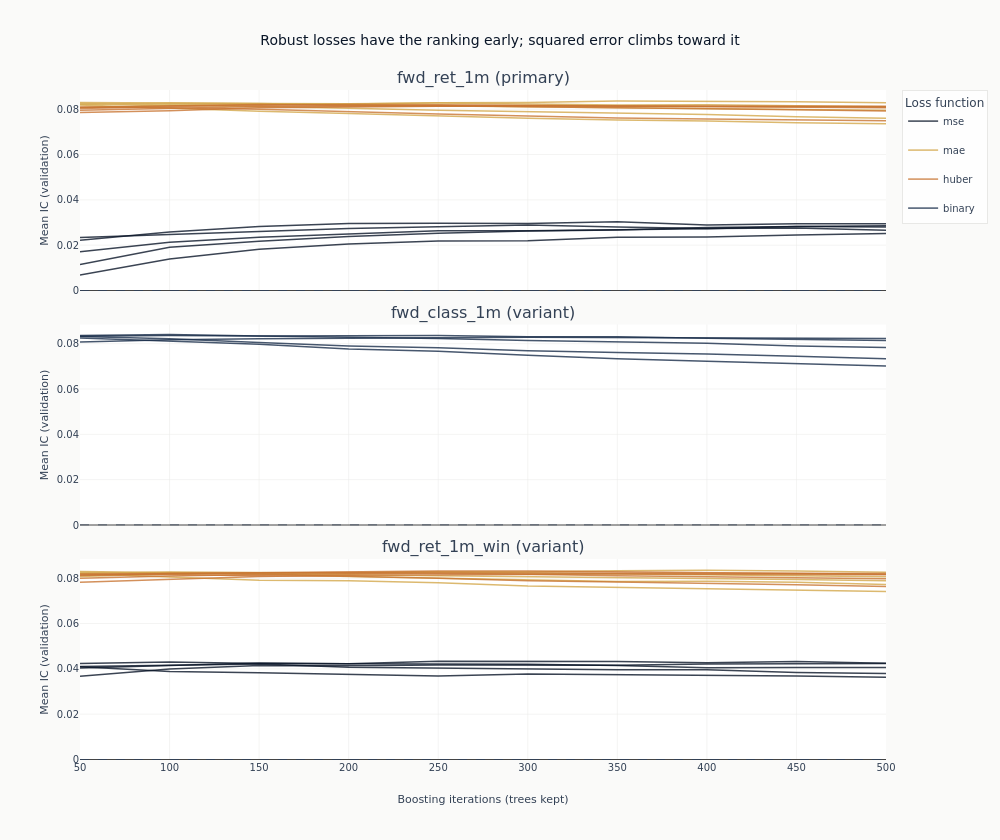

The code cell stored with this chart in its notebook:
### Markdown cell above
### What more trees do

Each line traces one configuration's out-of-sample IC as trees are added to it, inside its own
target's panel. This is the figure the checkpoint dimension exists to produce, and it separates
two things a single end-of-training number cannot.

A line that rises and then flattens has learned what it is going to learn; a line still climbing
at the last checkpoint has not converged at the declared training length, and its final number
is a lower bound rather than a level. The colour is the loss function, which is the axis with a
mechanism behind it.

### Code cell
curves = catalog.filter("full_coverage").sort("label", "config_name", "checkpoint_value")
objectives = {
    "mse": COLORS["blue"],
    "mae": COLORS["amber"],
    "huber": COLORS["copper"],
    "binary": COLORS["slate"],
}


def objective_of(name: str) -> str:
    """Read the loss function out of a declared configuration name.

    Raising on an unrecognised name rather than defaulting is the point. The classification
    target declares `*_binary` configurations, and a default of `mse` would draw them in the
    squared-error colour under a legend saying the colour is the loss function.
    """
    match = next((key for key in objectives if name.endswith(key)), None)
    if match is None:
        raise ValueError(f"{name!r} does not end in a declared objective: {sorted(objectives)}")
    return match


# `shared_yaxes` matches axes across columns, so with one column it does nothing and each
# panel would be rescaled to fill itself. Matching every row to the first is what puts the
# targets on one vertical scale, which is what stacking them is for.
fig_curves = make_subplots(
    rows=len(panel_labels),
    cols=1,
    shared_xaxes=True,
    vertical_spacing=0.05,
    subplot_titles=[
        f"{label} ({'primary' if label == primary else 'variant'})" for label in panel_labels
    ],
)
drawn_objectives: set[str] = set()
for row, label in enumerate(panel_labels, start=1):
    panel = curves.filter(pl.col("label") == label)
    for objective, color in objectives.items():
        members = [
            name
            for name in panel.get_column("config_name").unique(maintain_order=True)
            if objective_of(name) == objective
        ]
        for config_name in members:
            series = panel.filter(pl.col("config_name") == config_name)
            fig_curves.add_trace(
                go.Scatter(
                    x=series.get_column("checkpoint_value").to_list(),
                    y=series.get_column("ic_mean").to_list(),
                    mode="lines",
                    name=objective,
                    legendgroup=objective,
                    # One legend entry per loss function, not per configuration: the colour is
                    # the claim, and thirty-five named lines would bury it.
                    showlegend=objective not in drawn_objectives,
                    line=dict(color=color, width=1.5),
                    opacity=0.8,
                ),
                row=row,
                col=1,
            )
            drawn_objectives.add(objective)
    fig_curves.add_hline(
        y=0, line_width=1, line_dash="dash", line_color=COLORS["neutral"], row=row, col=1
    )
    fig_curves.update_yaxes(title_text="Mean IC (validation)", row=row, col=1)
    if row > 1:
        fig_curves.update_yaxes(matches="y", row=row, col=1)
fig_curves.update_xaxes(title_text="Boosting iterations (trees kept)", row=len(panel_labels), col=1)
fig_curves.update_layout(
    title="Robust losses have the ranking early; squared error climbs toward it",
    height=280 * len(panel_labels),
    width=1000,
    margin=dict(t=90),
    legend=dict(title_text="Loss function"),
)
# How many configurations are still climbing at the last checkpoint is a fact about the frame, so
# the alt text reads it rather than asserting a shape the next run may not reproduce.
climbing = (
    curves.group_by("label", "config_name")
    .agg(
        first_ic=pl.col("ic_mean").sort_by("checkpoint_value").first(),
        last_ic=pl.col("ic_mean").sort_by("checkpoint_value").last(),
        peak_checkpoint=pl.col("checkpoint_value").sort_by("ic_mean", descending=True).first(),
        last_checkpoint=pl.col("checkpoint_value").max(),
    )
    .with_columns(
        gain=pl.col("last_ic") - pl.col("first_ic"),
        peaks_at_the_end=pl.col("peak_checkpoint") == pl.col("last_checkpoint"),
    )
)
climb_text = "; ".join(
    f"{row['label']}: {row['at_end']} of {row['total']}"
    for row in climbing.group_by("label")
    .agg(total=pl.len(), at_end=pl.col("peaks_at_the_end").sum())
    .sort("label")
    .iter_rows(named=True)
)
show_plotly_with_alt(
    fig_curves,
    "Line charts of mean validation information coefficient against boosting iteration, one line "
    "per configuration, coloured by loss function: dark navy for squared error, gold for absolute "
    "error, copper for Huber, slate for the binary objective the classification target declares. "
    "One panel per label on one shared pair of axes, each with a dashed zero line. Counted from "
    "the "
    f"frame, the configurations whose highest point is their last checkpoint are {climb_text}. "
    "The gold and copper lines sit above the navy ones in both regression panels.",
)

### Figure 1 — Plotly figure (JSON) as saved in the notebook; plotly's stock layout.template omitted (floating-point values rounded to 4 significant figures)
{"data": [{"legendgroup": "mse", "line": {"color": "#0a1628", "width": 1.5}, "mode": "lines", "name": "mse", "opacity": 0.8, "showlegend": true, "type": "scatter", "x": [50, 100, 150, 200, 250, 300, 350, 400, 450, 500], "xaxis": "x", "y": [0.02339, 0.02468, 0.02629, 0.02737, 0.02818, 0.0289, 0.02801, 0.02737, 0.02761, 0.02658], "yaxis": "y"}, {"legendgroup": "mse", "line": {"color": "#0a1628", "width": 1.5}, "mode": "lines", "name": "mse", "opacity": 0.8, "showlegend": false, "type": "scatter", "x": [50, 100, 150, 200, 250, 300, 350, 400, 450, 500], "xaxis": "x", "y": [0.01147, 0.01907, 0.02177, 0.02385, 0.02531, 0.02629, 0.02666, 0.02781, 0.02827, 0.02806], "yaxis": "y"}, {"legendgroup": "mse", "line": {"color": "#0a1628", "width": 1.5}, "mode": "lines", "name": "mse", "opacity": 0.8, "showlegend": false, "type": "scatter", "x": [50, 100, 150, 200, 250, 300, 350, 400, 450, 500], "xaxis": "x", "y": [0.01711, 0.02124, 0.02346, 0.02499, 0.02633, 0.02638, 0.0268, 0.02721, 0.02821, 0.02855], "yaxis": "y"}, {"legendgroup": "mse", "line": {"color": "#0a1628", "width": 1.5}, "mode": "lines", "name": "mse", "opacity": 0.8, "showlegend": false, "type": "scatter", "x": [50, 100, 150, 200, 250, 300, 350, 400, 450, 500], "xaxis": "x", "y": [0.02218, 0.02581, 0.02827, 0.02955, 0.02968, 0.02961, 0.0303, 0.02893, 0.0294, 0.0295], "yaxis": "y"}, {"legendgroup": "mse", "line": {"color": "#0a1628", "width": 1.5}, "mode": "lines", "name": "mse", "opacity": 0.8, "showlegend": false, "type": "scatter", "x": [50, 100, 150, 200, 250, 300, 350, 400, 450, 500], "xaxis": "x", "y": [0.006856, 0.01395, 0.01821, 0.0205, 0.02185, 0.02199, 0.02346, 0.02362, 0.02446, 0.02517], "yaxis": "y"}, {"legendgroup": "mae", "line": {"color": "#D4A84B", "width": 1.5}, "mode": "lines", "name": "mae", "opacity": 0.8, "showlegend": true, "type": "scatter", "x": [50, 100, 150, 200, 250, 300, 350, 400, 450, 500], "xaxis": "x", "y": [0.08187, 0.08049, 0.07909, 0.07807, 0.07693, 0.07598, 0.07519, 0.07483, 0.07399, 0.07357], "yaxis": "y"}, {"legendgroup": "mae", "line": {"color": "#D4A84B", "width": 1.5}, "mode": "lines", "name": "mae", "opacity": 0.8, "showlegend": false, "type": "scatter", "x": [50, 100, 150, 200, 250, 300, 350, 400, 450, 500], "xaxis": "x", "y": [0.08207, 0.08279, 0.08252, 0.08242, 0.08272, 0.08244, 0.08183, 0.08197, 0.08146, 0.08112], "yaxis": "y"}, {"legendgroup": "mae", "line": {"color": "#D4A84B", "width": 1.5}, "mode": "lines", "name": "mae", "opacity": 0.8, "showlegend": false, "type": "scatter", "x": [50, 100, 150, 200, 250, 300, 350, 400, 450, 500], "xaxis": "x", "y": [0.08293, 0.08272, 0.08256, 0.08187, 0.08144, 0.08104, 0.08071, 0.08007, 0.07988, 0.07954], "yaxis": "y"}, {"legendgroup": "mae", "line": {"color": "#D4A84B", "width": 1.5}, "mode": "lines", "name": "mae", "opacity": 0.8, "showlegend": false, "type": "scatter", "x": [50, 100, 150, 200, 250, 300, 350, 400, 450, 500], "xaxis": "x", "y": [0.08255, 0.08187, 0.08126, 0.08038, 0.0795, 0.07881, 0.07811, 0.0777, 0.07667, 0.07601], "yaxis": "y"}, {"legendgroup": "mae", "line": {"color": "#D4A84B", "width": 1.5}, "mode": "lines", "name": "mae", "opacity": 0.8, "showlegend": false, "type": "scatter", "x": [50, 100, 150, 200, 250, 300, 350, 400, 450, 500], "xaxis": "x", "y": [0.08078, 0.08182, 0.08222, 0.0823, 0.08281, 0.08291, 0.08359, 0.08348, 0.08327, 0.08286], "yaxis": "y"}, {"legendgroup": "huber", "line": {"color": "#C87533", "width": 1.5}, "mode": "lines", "name": "huber", "opacity": 0.8, "showlegend": true, "type": "scatter", "x": [50, 100, 150, 200, 250, 300, 350, 400, 450, 500], "xaxis": "x", "y": [0.08092, 0.08065, 0.07994, 0.07883, 0.0779, 0.07699, 0.07614, 0.07566, 0.07538, 0.07488], "yaxis": "y"}, {"legendgroup": "huber", "line": {"color": "#C87533", "width": 1.5}, "mode": "lines", "name": "huber", "opacity": 0.8, "showlegend": false, "type": "scatter", "x": [50, 100, 150, 200, 250, 300, 350, 400, 450, 500], "xaxis": "x", "y": [0.07956, 0.08046, 0.08121, 0.08135, 0.08149, 0.08152, 0.08139, 0.08133, 0.08126, 0.08134], "yaxis": "y"}, {"legendgroup": "huber", "line": {"color": "#C87533", "width": 1.5}, "mode": "lines", "name": "huber", "opacity": 0.8, "showlegend": false, "type": "scatter", "x": [50, 100, 150, 200, 250, 300, 350, 400, 450, 500], "xaxis": "x", "y": [0.08034, 0.08124, 0.08175, 0.08209, 0.08194, 0.08162, 0.08133, 0.08127, 0.08097, 0.08061], "yaxis": "y"}, {"legendgroup": "huber", "line": {"color": "#C87533", "width": 1.5}, "mode": "lines", "name": "huber", "opacity": 0.8, "showlegend": false, "type": "scatter", "x": [50, 100, 150, 200, 250, 300, 350, 400, 450, 500], "xaxis": "x", "y": [0.08088, 0.08161, 0.08202, 0.08167, 0.08161, 0.08105, 0.08067, 0.08016, 0.07975, 0.07916], "yaxis": "y"}, {"legendgroup": "huber", "line": {"color": "#C87533", "width": 1.5}, "mode": "lines", "name": "huber", "opacity": 0.8, "showlegend": false, "type": "scatter", "x": [50, 100, 150, 200, 250, 300, 350, 400, 450, 500], "xaxis": "x", "y": [0.07854, 0.07931, 0.08063, 0.08102, 0.08133, 0.08139, 0.08137, 0.08129, 0.08107, 0.08092], "yaxis": "y"}, {"legendgroup": "binary", "line": {"color": "#1a2d4a", "width": 1.5}, "mode": "lines", "name": "binary", "opacity": 0.8, "showlegend": true, "type": "scatter", "x": [50, 100, 150, 200, 250, 300, 350, 400, 450, 500], "xaxis": "x2", "y": [0.08252, 0.08121, 0.07971, 0.07763, 0.07667, 0.07493, 0.07334, 0.07227, 0.07104, 0.07014], "yaxis": "y2"}, {"legendgroup": "binary", "line": {"color": "#1a2d4a", "width": 1.5}, "mode": "lines", "name": "binary", "opacity": 0.8, "showlegend": false, "type": "scatter", "x": [50, 100, 150, 200, 250, 300, 350, 400, 450, 500], "xaxis": "x2", "y": [0.08331, 0.08358, 0.08344, 0.08344, 0.08361, 0.08308, 0.08307, 0.08236, 0.08174, 0.08137], "yaxis": "y2"}, {"legendgroup": "binary", "line": {"color": "#1a2d4a", "width": 1.5}, "mode": "lines", "name": "binary", "opacity": 0.8, "showlegend": false, "type": "scatter", "x": [50, 100, 150, 200, 250, 300, 350, 400, 450, 500], "xaxis": "x2", "y": [0.08357, 0.08404, 0.08337, 0.08282, 0.08233, 0.08138, 0.08072, 0.08022, 0.07894, 0.07829], "yaxis": "y2"}, {"legendgroup": "binary", "line": {"color": "#1a2d4a", "width": 1.5}, "mode": "lines", "name": "binary", "opacity": 0.8, "showlegend": false, "type": "scatter", "x": [50, 100, 150, 200, 250, 300, 350, 400, 450, 500], "xaxis": "x2", "y": [0.08314, 0.08223, 0.08054, 0.07897, 0.07817, 0.07694, 0.07616, 0.07551, 0.07447, 0.07341], "yaxis": "y2"}, {"legendgroup": "binary", "line": {"color": "#1a2d4a", "width": 1.5}, "mode": "lines", "name": "binary", "opacity": 0.8, "showlegend": false, "type": "scatter", "x": [50, 100, 150, 200, 250, 300, 350, 400, 450, 500], "xaxis": "x2", "y": [0.08077, 0.08179, 0.0822, 0.08227, 0.0826, 0.08282, 0.08273, 0.08258, 0.08243, 0.08228], "yaxis": "y2"}, {"legendgroup": "mse", "line": {"color": "#0a1628", "width": 1.5}, "mode": "lines", "name": "mse", "opacity": 0.8, "showlegend": false, "type": "scatter", "x": [50, 100, 150, 200, 250, 300, 350, 400, 450, 500], "xaxis": "x3", "y": [0.04096, 0.03883, 0.03825, 0.03744, 0.03687, 0.03768, 0.03748, 0.03719, 0.03687, 0.0363], "yaxis": "y3"}, {"legendgroup": "mse", "line": {"color": "#0a1628", "width": 1.5}, "mode": "lines", "name": "mse", "opacity": 0.8, "showlegend": false, "type": "scatter", "x": [50, 100, 150, 200, 250, 300, 350, 400, 450, 500], "xaxis": "x3", "y": [0.04042, 0.04152, 0.04254, 0.0422, 0.04227, 0.04203, 0.04144, 0.04044, 0.04062, 0.04057], "yaxis": "y3"}, {"legendgroup": "mse", "line": {"color": "#0a1628", "width": 1.5}, "mode": "lines", "name": "mse", "opacity": 0.8, "showlegend": false, "type": "scatter", "x": [50, 100, 150, 200, 250, 300, 350, 400, 450, 500], "xaxis": "x3", "y": [0.04232, 0.04299, 0.04242, 0.04229, 0.04332, 0.04327, 0.04326, 0.04272, 0.04327, 0.04248], "yaxis": "y3"}, {"legendgroup": "mse", "line": {"color": "#0a1628", "width": 1.5}, "mode": "lines", "name": "mse", "opacity": 0.8, "showlegend": false, "type": "scatter", "x": [50, 100, 150, 200, 250, 300, 350, 400, 450, 500], "xaxis": "x3", "y": [0.04105, 0.0417, 0.04215, 0.04076, 0.04032, 0.03991, 0.03966, 0.03964, 0.03841, 0.038], "yaxis": "y3"}, {"legendgroup": "mse", "line": {"color": "#0a1628", "width": 1.5}, "mode": "lines", "name": "mse", "opacity": 0.8, "showlegend": false, "type": "scatter", "x": [50, 100, 150, 200, 250, 300, 350, 400, 450, 500], "xaxis": "x3", "y": [0.03669, 0.03988, 0.04147, 0.04136, 0.04174, 0.0415, 0.0416, 0.04216, 0.04233, 0.04241], "yaxis": "y3"}, {"legendgroup": "mae", "line": {"color": "#D4A84B", "width": 1.5}, "mode": "lines", "name": "mae", "opacity": 0.8, "showlegend": false, "type": "scatter", "x": [50, 100, 150, 200, 250, 300, 350, 400, 450, 500], "xaxis": "x3", "y": [0.08197, 0.08038, 0.0791, 0.07889, 0.078, 0.07652, 0.07593, 0.07551, 0.07472, 0.07418], "yaxis": "y3"}, {"legendgroup": "mae", "line": {"color": "#D4A84B", "width": 1.5}, "mode": "lines", "name": "mae", "opacity": 0.8, "showlegend": false, "type": "scatter", "x": [50, 100, 150, 200, 250, 300, 350, 400, 450, 500], "xaxis": "x3", "y": [0.08207, 0.08279, 0.08252, 0.08238, 0.08273, 0.08227, 0.0817, 0.08154, 0.08108, 0.08068], "yaxis": "y3"}, {"legendgroup": "mae", "line": {"color": "#D4A84B", "width": 1.5}, "mode": "lines", "name": "mae", "opacity": 0.8, "showlegend": false, "type": "scatter", "x": [50, 100, 150, 200, 250, 300, 350, 400, 450, 500], "xaxis": "x3", "y": [0.08293, 0.08255, 0.08194, 0.08154, 0.08106, 0.08071, 0.08036, 0.07983, 0.07945, 0.0789], "yaxis": "y3"}, {"legendgroup": "mae", "line": {"color": "#D4A84B", "width": 1.5}, "mode": "lines", "name": "mae", "opacity": 0.8, "showlegend": false, "type": "scatter", "x": [50, 100, 150, 200, 250, 300, 350, 400, 450, 500], "xaxis": "x3", "y": [0.08248, 0.08211, 0.08185, 0.08075, 0.08007, 0.07933, 0.07858, 0.07865, 0.07823, 0.0772], "yaxis": "y3"}, {"legendgroup": "mae", "line": {"color": "#D4A84B", "width": 1.5}, "mode": "lines", "name": "mae", "opacity": 0.8, "showlegend": false, "type": "scatter", "x": [50, 100, 150, 200, 250, 300, 350, 400, 450, 500], "xaxis": "x3", "y": [0.08079, 0.08183, 0.08222, 0.0823, 0.08285, 0.08283, 0.08334, 0.08349, 0.08313, 0.08266], "yaxis": "y3"}, {"legendgroup": "huber", "line": {"color": "#C87533", "width": 1.5}, "mode": "lines", "name": "huber", "opacity": 0.8, "showlegend": false, "type": "scatter", "x": [50, 100, 150, 200, 250, 300, 350, 400, 450, 500], "xaxis": "x3", "y": [0.08142, 0.08161, 0.08105, 0.08086, 0.07999, 0.07885, 0.07836, 0.07758, 0.07712, 0.07635], "yaxis": "y3"}, {"legendgroup": "huber", "line": {"color": "#C87533", "width": 1.5}, "mode": "lines", "name": "huber", "opacity": 0.8, "showlegend": false, "type": "scatter", "x": [50, 100, 150, 200, 250, 300, 350, 400, 450, 500], "xaxis": "x3", "y": [0.08, 0.08101, 0.08159, 0.0821, 0.08229, 0.08233, 0.08234, 0.08238, 0.0823, 0.0821], "yaxis": "y3"}, {"legendgroup": "huber", "line": {"color": "#C87533", "width": 1.5}, "mode": "lines", "name": "huber", "opacity": 0.8, "showlegend": false, "type": "scatter", "x": [50, 100, 150, 200, 250, 300, 350, 400, 450, 500], "xaxis": "x3", "y": [0.08123, 0.0821, 0.08246, 0.08278, 0.08322, 0.08318, 0.08286, 0.08246, 0.08213, 0.0817], "yaxis": "y3"}, {"legendgroup": "huber", "line": {"color": "#C87533", "width": 1.5}, "mode": "lines", "name": "huber", "opacity": 0.8, "showlegend": false, "type": "scatter", "x": [50, 100, 150, 200, 250, 300, 350, 400, 450, 500], "xaxis": "x3", "y": [0.08184, 0.08213, 0.08255, 0.08253, 0.08218, 0.0818, 0.08106, 0.08071, 0.0804, 0.0798], "yaxis": "y3"}, {"legendgroup": "huber", "line": {"color": "#C87533", "width": 1.5}, "mode": "lines", "name": "huber", "opacity": 0.8, "showlegend": false, "type": "scatter", "x": [50, 100, 150, 200, 250, 300, 350, 400, 450, 500], "xaxis": "x3", "y": [0.07822, 0.07953, 0.08078, 0.08126, 0.08149, 0.08151, 0.08183, 0.08173, 0.08168, 0.08155], "yaxis": "y3"}], "layout": {"annotations": [{"font": {"size": 16}, "showarrow": false, "text": "fwd_ret_1m (primary)", "x": 0.5, "xanchor": "center", "xref": "paper", "y": 1.0, "yanchor": "bottom", "yref": "paper"}, {"font": {"size": 16}, "showarrow": false, "text": "fwd_class_1m (variant)", "x": 0.5, "xanchor": "center", "xref": "paper", "y": 0.65, "yanchor": "bottom", "yref": "paper"}, {"font": {"size": 16}, "showarrow": false, "text": "fwd_ret_1m_win (variant)", "x": 0.5, "xanchor": "center", "xref": "paper", "y": 0.3, "yanchor": "bottom", "yref": "paper"}], "height": 840, "legend": {"title": {"text": "Loss function"}}, "margin": {"t": 90}, "shapes": [{"line": {"color": "#334155", "dash": "dash", "width": 1}, "type": "line", "x0": 0, "x1": 1, "xref": "x domain", "y0": 0, "y1": 0, "yref": "y"}, {"line": {"color": "#334155", "dash": "dash", "width": 1}, "type": "line", "x0": 0, "x1": 1, "xref": "x2 domain", "y0": 0, "y1": 0, "yref": "y2"}, {"line": {"color": "#334155", "dash": "dash", "width": 1}, "type": "line", "x0": 0, "x1": 1, "xref": "x3 domain", "y0": 0, "y1": 0, "yref": "y3"}], "title": {"text": "Robust losses have the ranking early; squared error climbs toward it"}, "width": 1000, "xaxis": {"anchor": "y", "domain": [0.0, 1.0], "matches": "x3", "showticklabels": false}, "xaxis2": {"anchor": "y2", "domain": [0.0, 1.0], "matches": "x3", "showticklabels": false}, "xaxis3": {"anchor": "y3", "domain": [0.0, 1.0], "title": {"text": "Boosting iterations (trees kept)"}}, "yaxis": {"anchor": "x", "domain": [0.7, 1.0], "title": {"text": "Mean IC (validation)"}}, "yaxis2": {"anchor": "x2", "domain": [0.35, 0.65], "matches": "y", "title": {"text": "Mean IC (validation)"}}, "yaxis3": {"anchor": "x3", "domain": [0.0, 0.3], "matches": "y", "title": {"text": "Mean IC (validation)"}}}}
